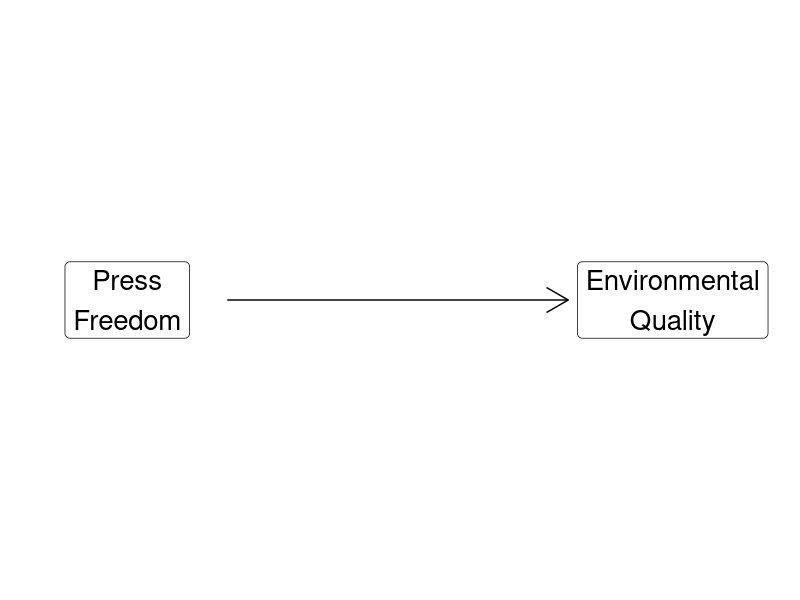

This chart was generated by the following R code: (Note: this script raises an error after producing the figure.)
## ---- chunk 1
library(tidyverse)
library(readxl)
library(kableExtra)
## ---- chunk 2
## Manual DAG
d1 <- tibble(
  x = c(-3, 3),
  y = c(1, 1),
  labels = c("Press\nFreedom", "Environmental\nQuality")
)

ggplot(data = d1, aes(x = x, y = y)) +
  geom_point(size = 8) +
  theme_void() +
  coord_cartesian(xlim = c(-4, 4)) +
  geom_label(aes(label = labels), size = 7) +
  annotate("segment", x = -1.9, xend = 1.85, y = 1, yend = 1, arrow = arrow())
## ---- chunk 3
set.seed(134)

mpg |>
  slice_sample(n = 9) |>
  kbl(digits = 1, align = c('l', 'l', rep('c', 9))) |>
  kableExtra::kable_styling(font_size = 24)
## ---- chunk 4
knitr::include_graphics("Images/01_2-levels_measurement.png")
## ---- chunk 5
set.seed(134)

mpg |>
  slice_sample(n = 10) |>
  kbl(digits = 1, align = c('l', 'l', rep('c', 9))) |>
  column_spec(6:7, background = "pink") |>
  kableExtra::kable_styling(font_size = 22)
## ---- chunk 6
options(width = 40)
## ---- chunk 7
table(mpg$trans)
## ---- chunk 8
table(mpg$drv)
## ---- chunk 9
# Cross-tabulation Table
table(mpg$trans, mpg$drv)
## ---- chunk 10
options(width = 90)
## ---- chunk 11
# Convert cross-tabs into overall proportions (%s)
proportions(table(mpg$trans, mpg$drv))
## ---- chunk 12
proportions(table(mpg$class, mpg$drv))
## ---- chunk 13
# Proportions by Row
proportions(table(mpg$class, mpg$drv), margin = 1)
## ---- chunk 14
# Proportions by Column
proportions(table(mpg$class, mpg$drv), margin = 2)
## ---- chunk 15
knitr::include_graphics("Images/08_2-probability.jpg")
## ---- chunk 16
# Proportions by Row
proportions(table(mpg$class, mpg$drv), margin = 1)
## ---- chunk 17
set.seed(134)

mpg |>
  slice_sample(n = 10) |>
  kbl(digits = 1, align = c('l', 'l', rep('c', 9))) |>
  column_spec(7:8, background = "pink") |>
  kableExtra::kable_styling(font_size = 24)
## ---- chunk 18
table(mpg$drv)
## ---- chunk 19
summary(mpg$cty)
## ---- chunk 20
options(width = 80)
## ---- chunk 21
aggregate(data = mpg, cty ~ drv, FUN = mean)
## ---- chunk 22
aggregate(data = mpg, cty ~ drv, FUN = sd)
## ---- chunk 23
aggregate(data = mpg, cty ~ drv, FUN = summary)
## ---- chunk 24
aggregate(data = mpg, cty ~ drv, FUN = summary)
## ---- chunk 25
aggregate(data = mpg, hwy ~ drv, FUN = summary)
## ---- chunk 26
set.seed(134)

mpg |>
  slice_sample(n = 10) |>
  kbl(digits = 1, align = c('l', 'l', rep('c', 9))) |>
  column_spec(c(3, 8), background = "pink") |>
  kableExtra::kable_styling(font_size = 22)
## ---- chunk 27
aggregate(data = mpg, cty ~ displ, FUN = summary)
## ---- chunk 28
summary(mpg$displ)
## ---- chunk 29
mpg$displ2 <- cut(x = mpg$displ, 
                  breaks = c(0, 3.472, 8), 
                  labels = c("Small", "Large"))
## ---- chunk 30
table(mpg$displ2)
summary(mpg$cty)
## ---- chunk 31
aggregate(data = mpg, cty ~ displ2, FUN = summary)
## ---- chunk 32
mpg$displ3 <- cut(x = mpg$displ, 
                  breaks = c(0, 2.1, 4.1, 8), 
                  labels = c("Small", "Medium", "Large"))
## ---- chunk 33
table(mpg$displ3)

aggregate(data = mpg, cty ~ displ3, FUN = summary)
## ---- chunk 34
# Check the quantiles
summary(mpg$displ)
## ---- chunk 35
# Recode the variable
mpg$displ4 <- cut(x = mpg$displ, 
                  breaks = c(0, 2.4, 3.3, 4.6, 8), 
                  labels = c("1st Q", "2nd Q", "3rd Q", "4th Q"))
## ---- chunk 36
# Calculate the result
aggregate(data = mpg, cty ~ displ4, FUN = summary)
## ---- chunk 37
set.seed(134)

mpg |>
  select(-displ2, -displ3, -displ4) |>
  slice_sample(n = 10) |>
  kbl(digits = 1, align = c('l', 'l', rep('c', 9))) |>
  column_spec(c(3, 8), background = "pink") |>
  kableExtra::kable_styling(font_size = 21)
## ---- chunk 38
## Show correlations
cor_examples <- function(sd) {
    tibble(
    x = rnorm(50, mean = 8, sd = 2),
    y = x + rnorm(50, 0, sd),
    Group = str_c("Correlation: ", round(cor(x, y), 2))
    )
}

# Generate sims
set.seed(54)
rbind(cor_examples(1),
      cor_examples(3),
      cor_examples(18)) |>
ggplot(aes(x = x, y = y)) +
    geom_point() +
    geom_smooth(method = "lm", se = FALSE) +
    theme_bw() +
  labs(x = "", y = "") +
    facet_wrap(~Group, scales = "free")
## ---- chunk 39
# Show inverse correlations
inv_cor_examples <- function(sd) {
    tibble(
    x = rnorm(50, mean = 8, sd = 2),
    y = -2 * x + rnorm(50, 0, sd),
    Group = str_c("Correlation: ", round(cor(x, y), 2))
    )
}

set.seed(54)
rbind(inv_cor_examples(2),
      inv_cor_examples(6),
      inv_cor_examples(11)) |>
ggplot(aes(x = x, y = y)) +
    geom_point() +
    geom_smooth(method = "lm", se = FALSE) +
    theme_bw() +
  labs(x = "", y = "") +
    facet_wrap(~Group, scales = "free")
## ---- chunk 40
knitr::include_graphics("Images/10_1-Engines-Types.gif")
## ---- chunk 41
knitr::include_graphics("Images/10_1-mpg1.png")
## ---- chunk 42
pair1 <- tibble(anscombe[, c("x1", "y1")]) |> rename(x = x1, y = y1) |> mutate(Group = "Example 1")
pair2 <- tibble(anscombe[, c("x2", "y2")]) |> rename(x = x2, y = y2) |> mutate(Group = "Example 2")
pair3 <- tibble(anscombe[, c("x3", "y3")]) |> rename(x = x3, y = y3) |> mutate(Group = "Example 3")
pair4 <- tibble(anscombe[, c("x4", "y4")]) |> rename(x = x4, y = y4) |> mutate(Group = "Example 4")

d <- rbind(pair1, pair2, pair3, pair4)

d |>
    ggplot(aes(x = x, y = y)) +
    geom_point() +
    #geom_smooth(method = "lm", se = FALSE) +
    theme_bw() +
    facet_wrap(~ Group, ncol = 2) +
  labs(x = "", y = "")
## ---- chunk 43
pair1 <- tibble(anscombe[, c("x1", "y1")]) |> rename(x = x1, y = y1) |> mutate(Group = "Example 1")
pair2 <- tibble(anscombe[, c("x2", "y2")]) |> rename(x = x2, y = y2) |> mutate(Group = "Example 2")
pair3 <- tibble(anscombe[, c("x3", "y3")]) |> rename(x = x3, y = y3) |> mutate(Group = "Example 3")
pair4 <- tibble(anscombe[, c("x4", "y4")]) |> rename(x = x4, y = y4) |> mutate(Group = "Example 4")

d <- rbind(pair1, pair2, pair3, pair4)

d |>
    ggplot(aes(x = x, y = y)) +
    geom_point() +
    geom_smooth(method = "lm", se = FALSE) +
    theme_bw() +
    facet_wrap(~ Group, ncol = 2) +
  labs(x = "", y = "")
## ---- chunk 44
d |>
    group_by(Group) |>
    summarize(
        MeanX = round(mean(x), 1),
        MeanY = round(mean(y), 1),
        Correlation = round(cor(x,y), 2)
        ) |>
  kbl(align = c("l", "c", "c", "c")) |>
  kableExtra::kable_styling(font_size = 26)
## ---- chunk 45
# Calculate the correlation
cor(mpg$cty, mpg$hwy)
## ---- chunk 46
# Test the significance of the correlation (Pearsons)
cor.test(mpg$cty, mpg$hwy)
## ---- chunk 47
diamonds |>
  select(price, cut, clarity, carat) |>
  slice_sample(n = 12) |>
  kbl(align = "c") |>
  kableExtra::kable_styling(font_size = 25)
